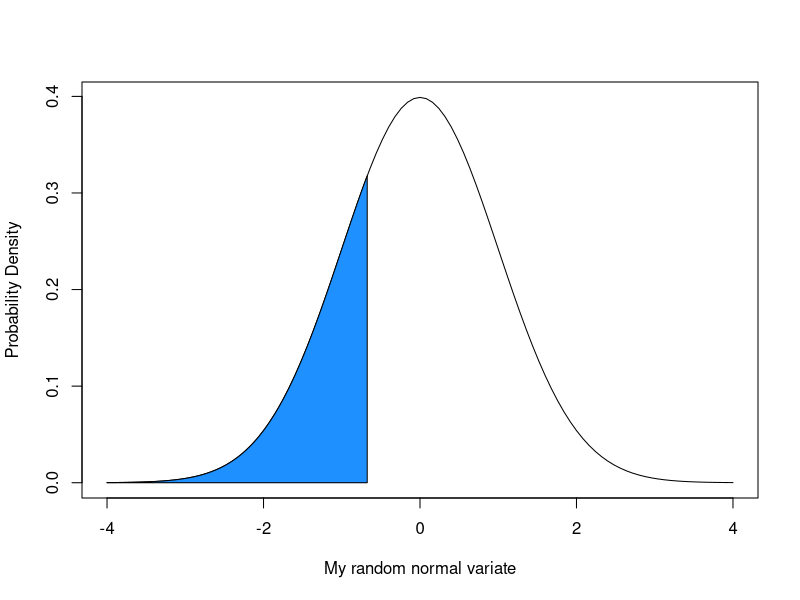
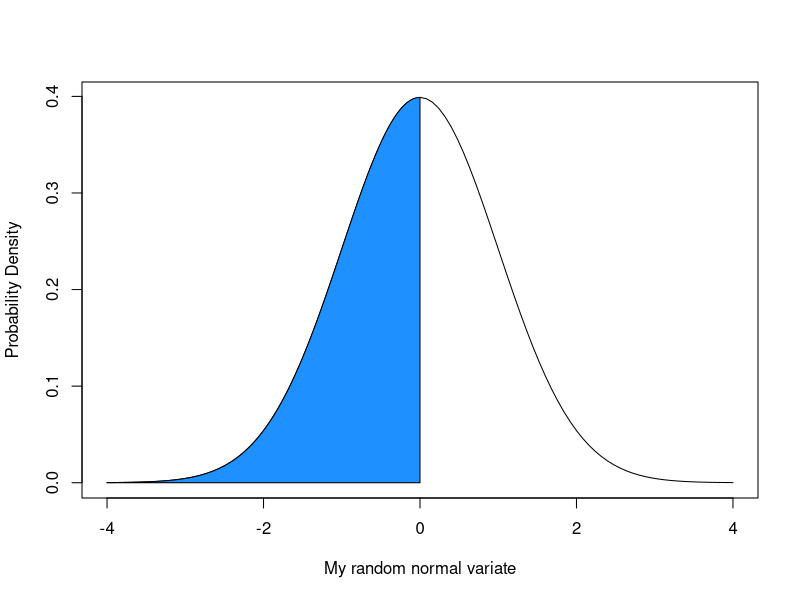
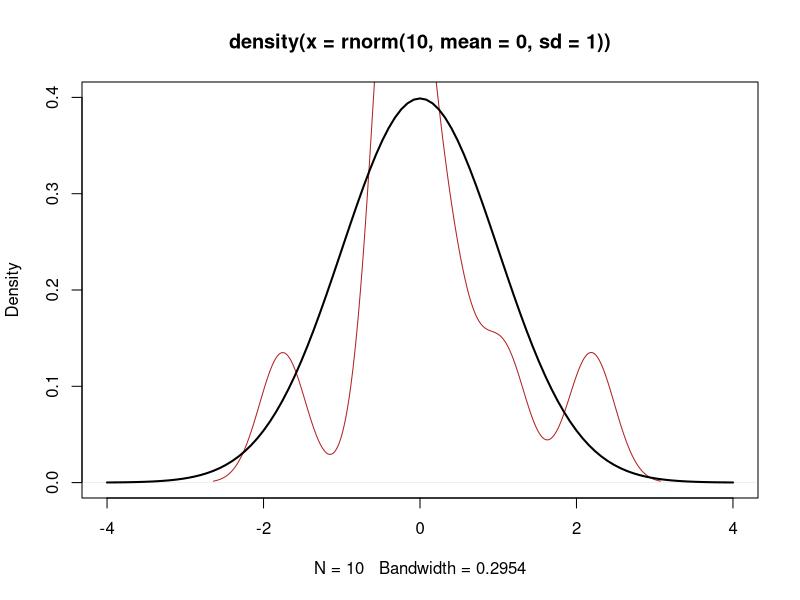
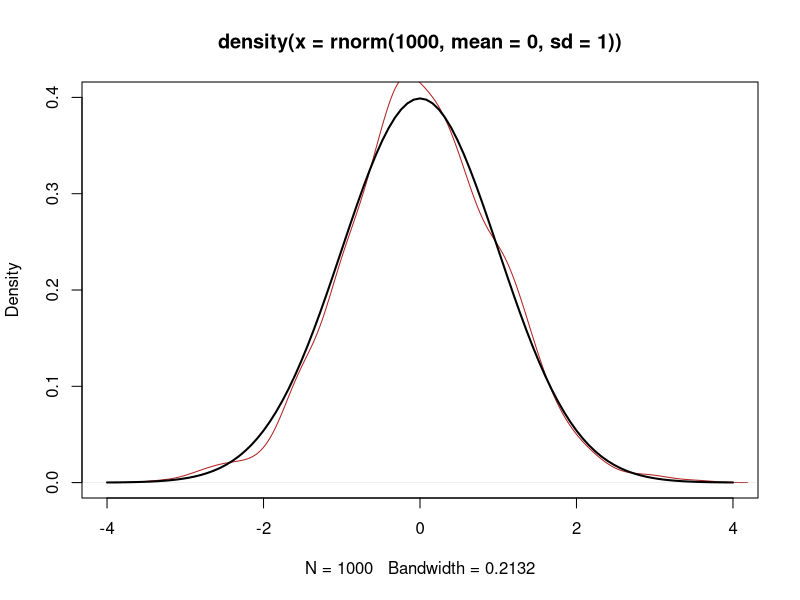
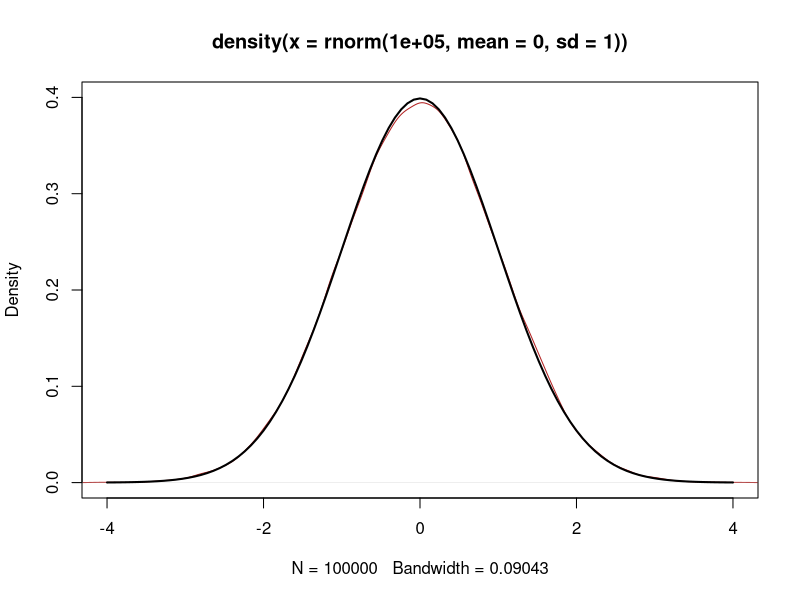
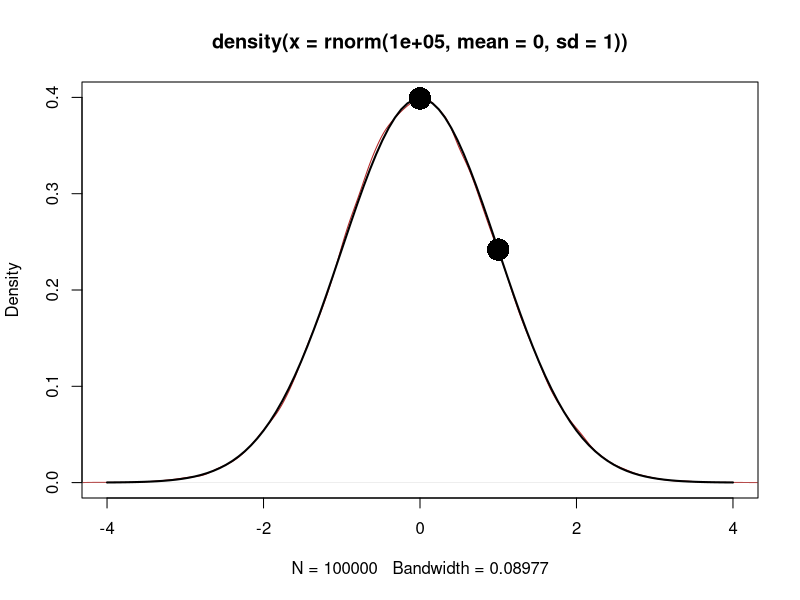
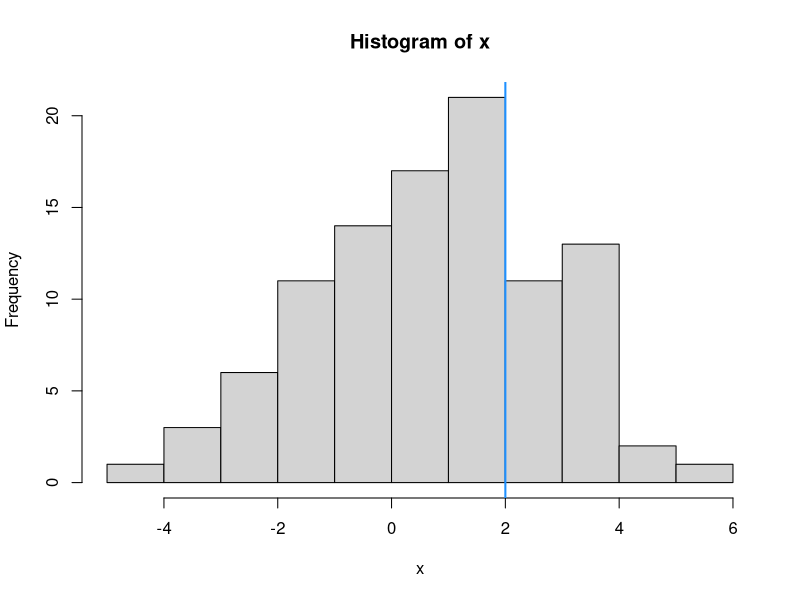
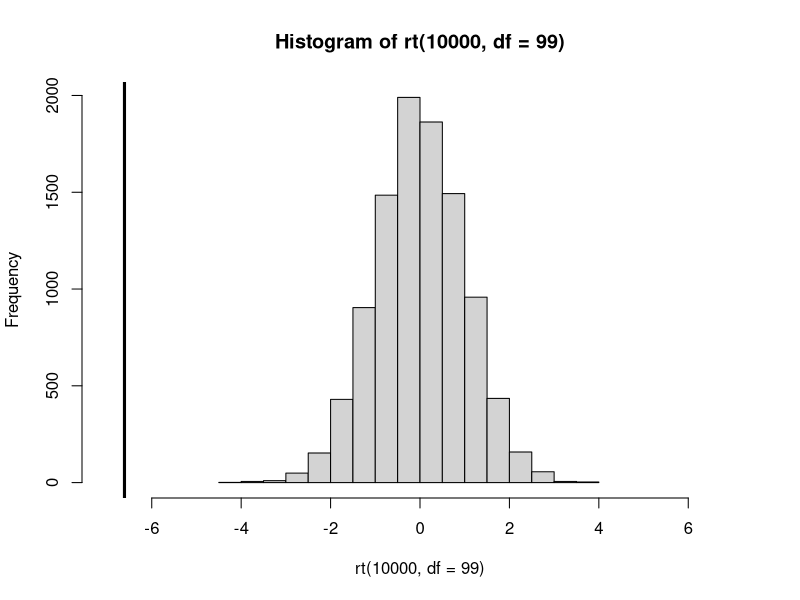

Recreate these plots in R, in order.
## ---- chunk 1

coin <- rbinom(100, 1, p=0.5)
sum(coin == 1)

## ---- chunk 2



## ---- chunk 3

rnorm(100, 1, 1)
rbinom(100, 1, 0.25)
rpois(100, 1)
runif(100, 1, 20)
rgamma(100, 1, 1)

## ---- chunk 4

pnorm(-1, mean=0, sd=1)
pnorm(1, mean=0, sd=1)
pnorm(1, mean=0, sd=1, lower.tail=FALSE)


pbinom(0, 1, 0.15)
ppois(1, lambda=2)
punif(0.25, 0, 1)


## ---- chunk 5

pnorm(0.25, mean=0, sd=1)

qnorm(0.25, mean=0, sd=1)
pnorm(-0.6744898, mean=0, sd=1)

## ---- chunk 6

colorArea <- function(from, to, density, ..., col="dodgerblue", dens=NULL){
    y_seq <- seq(from, to, length.out=500)
    d <- c(0, density(y_seq, ...), 0)
    polygon(c(from, y_seq, to), d, col=col, density=dens)
}

curve(dnorm(x), from=-4, to=4, 
  ylab = "Probability Density",
  xlab = "My random normal variate")

colorArea(from=-4, to=qnorm(0.25), dnorm)

## ---- chunk 7

curve(dnorm(x), from=-4, to=4, 
  ylab = "Probability Density",
  xlab = "My random normal variate")

colorArea(from=-4, to=qnorm(0.5), dnorm)

## ---- chunk 8

plot(density(rnorm(10, mean=0, sd=1)), col='firebrick', 
  xlim=c(-4,4), ylim=c(0,0.4))
curve(dnorm(x), from=-4, to=4, add=TRUE, lwd=2)

plot(density(rnorm(1000, mean=0, sd=1)), col='firebrick', 
  xlim=c(-4,4), ylim=c(0,0.4))
curve(dnorm(x), from=-4, to=4, add=TRUE, lwd=2)

plot(density(rnorm(100000, mean=0, sd=1)), col='firebrick', 
  xlim=c(-4,4), ylim=c(0,0.4))
curve(dnorm(x), from=-4, to=4, add=TRUE, lwd=2)

## ---- chunk 9

plot(density(rnorm(100000, mean=0, sd=1)), col='firebrick', 
  xlim=c(-4,4), ylim=c(0,0.4))
curve(dnorm(x), from=-4, to=4, add=TRUE, lwd=2)
points(x=0, y=dnorm(0), pch=16, cex=3)
points(x=1, y=dnorm(1), pch=16, cex=3)

## ---- chunk 10
x <- rnorm(100, 1, 2)
mu <- 2

hist(x)
abline(v=mu, col='dodgerblue', lwd=2)

t.test(x, mu=mu)

tt <- (mean(x) - mu) / (sd(x) / sqrt(length(x)))
pt(tt, df=length(x)-1)

# why is the above value different from the t-test calculation from `t.test`?

pt(tt, df=length(x)-1)*2


hist(rt(10000, df=99), xlim=c(-7,7)) 
abline(v=tt, lwd=3)


## ---- chunk 11

x1 <- rnorm(100, 1, 2)
x2 <- rnorm(100, 2, 1)

t.test(x1, x2, var.equal=TRUE)


sp <- sqrt((var(x1)+var(x2)) / 2)
tt2 <- (mean(x1)-mean(x2)) / (sp*sqrt(2/length(x1)))

df <- (2*length(x1)) - 2

pt(tt2, df=df) * 2


hist(rt(10000, df=df), xlim=c(-5,5)) 
abline(v=tt2, lwd=3)


## at larger sample sizes, the normal distribution is approximately equal to the t-distribution (a z-test is the equivalent, which assumes that we know lots). The normal distribution is commonly used for significance testing (which we won't really go into here much beyond this t-test bit). 

pt(tt2, df=df)
pnorm(tt2)

## ---- chunk 12

outcomes <- c(0, 0, 0, 1, 1, 1, 1, 1, 1, 0, 0, 0, 0, 0, 0, 
1, 0, 1, 1, 0, 0, 0, 0, 0, 0, 0, 0, 1, 1, 0, 0, 0, 1, 0, 0, 
0, 0, 1, 0, 0, 0, 0, 0, 1, 0, 0, 0, 1, 0, 0, 0, 0, 1, 0, 0, 
0, 1, 0, 0, 0, 0, 1, 0, 0, 0, 0, 0, 0, 0, 0, 0, 1, 0, 0, 0, 
0, 0, 0, 0, 0, 0, 0, 0, 0, 0, 1, 0, 0, 0, 0, 0, 0, 0, 0, 0, 
1, 0, 0, 0, 0)



# the cheat way (binomial exact test) 
binom.test(sum(outcomes), n=100, p=0.5)

pbinom(sum(outcomes), 100, 0.5) * 2

## ---- chunk 13

pbinom(3, 10, 0.5)

## ---- chunk 14

pbinom(30, 100, 0.5)

## ---- chunk 15


## ---- chunk 16

1-dpois(5, 2)

## ---- chunk 17


## ---- chunk 18
library(stringr)
data(sentences)


## ---- chunk 19


## ---- chunk 20


logisticGrowth <- function(n, r, k){
  n*exp(r*(1-(n / k)))
}


logisticDynamics <- function(n,r,k, steps=100){
  ret <- c()
  ret[1] <- n
  if(length(r) == 1){
    r <- rep(r, steps)
  }
  for(i in 1:(steps-1)){
    ret[i+1] <- logisticGrowth(ret[i], r[i], k)
  }
  return(ret)
}


plot(logisticDynamics(n=2, r=0.25, k=100, steps=100), 
  type='b', las=1, ylab='population size', xlab='time',
  col='dodgerblue', pch=16)


## ---- chunk 21

logisticP1 <- function(Nt, b=0.1, d=0.1) {
  births <- sum(rbinom(Nt,1,b))
  deaths <- 0
  pop <- (Nt + births - deaths) 
  return(pop)
}

## ---- chunk 22

logisticP2 <- function(Nt, b=0.1, d=0.1) {
  births <- sum(rbinom(Nt, 1, b))
  deaths <- sum(rbinom(Nt, 1, d))
  pop <- (Nt + births - deaths) 
  return(pop)
}

## ---- chunk 23

logisticPDynamics <- function(Nt, b, d, steps=1000, mod=logisticP1){
  ret <- c()
  ret[1] <- Nt
  if(length(b) == 1){
    b <- rep(b, steps)
  }
  if(length(d) == 1){
    d <- rep(d, steps)
  }
  for(i in 1:(steps-1)){
    ret[i+1] <- mod(ret[i], b=b[i], d=d[i])
  }
  return(ret)
}


plot(logisticPDynamics(10, b=0.1, d=0.1, mod=logisticP1, steps=100), 
  type='l', las=1, ylab='population size', 
  xlab='time', col='dodgerblue')

## ---- chunk 24

# birth death equal
plot(logisticPDynamics(10, b=0.1, d=0.1, mod=logisticP2, steps=100), 
  type='l', ylim=c(0,30), 
  las=1, ylab='population size', xlab='time',
  col='dodgerblue')
lapply(1:100, function(x){
  lines(logisticPDynamics(10, b=0.1, d=0.1, mod=logisticP2, steps=100), col='dodgerblue')
})




# birth 2x death
plot(logisticPDynamics(10, b=0.2, d=0.1, mod=logisticP2, steps=100), 
  type='l', ylim=c(0,500),
  las=1, ylab='population size', xlab='time',
  col='dodgerblue')
lapply(1:100, function(x){
  lines(logisticPDynamics(10, b=0.2, d=0.1, mod=logisticP2, steps=100), col='dodgerblue')
})




# 1000 time steps
plot(logisticPDynamics(10, b=0.1, d=0.1, mod=logisticP2, steps=1000), 
  type='l', ylim=c(0,200),
  las=1, ylab='population size', xlab='time',
  col='dodgerblue')
lapply(1:100, function(x){
  lines(logisticPDynamics(10, b=0.1, d=0.1, mod=logisticP2, steps=1000), col=rainbow(100)[x])
})

## ---- chunk 25




## ---- chunk 26

sirModel <- function(init=c(100,1,0), beta=0.1, gamma=0.09, 
  steps=500, determ=TRUE){
  s <- i <- r <- c()
  s[1] <- init[1]/sum(init)
  i[1] <- init[2]/sum(init)
  r[1] <- init[3]/sum(init)

  if(determ){
    for(z in 2:steps){
      s[z] <- s[z-1] - (beta*s[z-1]*i[z-1])
      i[z] <- i[z-1] + (beta*s[z-1]*i[z-1]) - (gamma*i[z-1])
      r[z] <- r[z-1] + (gamma*i[z-1])
    }
  }
  if(determ==FALSE){
    for(z in 2:steps){
      infection <- (sum(rbinom(s[z-1], 1, beta*i[z-1])))
      recovery <- (sum(rbinom(i[z-1], 1, gamma)))
      s[z] <- s[z-1] - infection
      i[z] <- i[z-1] + infection - recovery
      r[z] <- r[z-1] + recovery
    }
  }
  return(data.frame(s,i,r))
}

## ---- chunk 27

plot(sirModel()$i)
plot(sirModel(determ=FALSE)$i)


## ---- chunk 28

sessionInfo()

